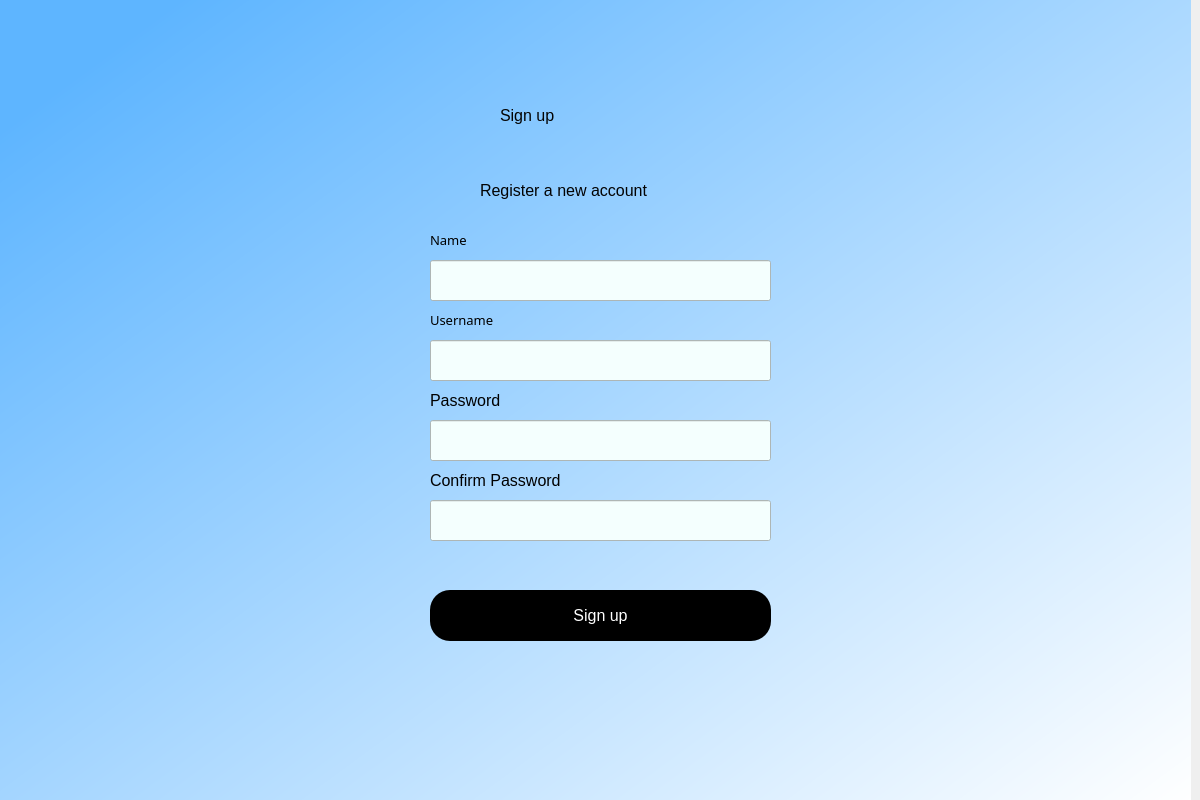
<?xml version="1.0" encoding="UTF-8"?>
<ui version="4.0">
 <class>Dialog</class>
 <widget class="QDialog" name="Dialog">
  <property name="geometry">
   <rect>
    <x>0</x>
    <y>0</y>
    <width>1200</width>
    <height>800</height>
   </rect>
  </property>
  <property name="windowTitle">
   <string>Dialog</string>
  </property>
  <widget class="QWidget" name="bgwidget" native="true">
   <property name="geometry">
    <rect>
     <x>-10</x>
     <y>-30</y>
     <width>1201</width>
     <height>861</height>
    </rect>
   </property>
   <property name="font">
    <font>
     <pointsize>12</pointsize>
    </font>
   </property>
   <property name="styleSheet">
    <string notr="true">QWidget#bgwidget{
background-color:qlineargradient(spread:pad, x1:0.091, y1:0.101636, x2:0.991379, y2:0.977, stop:0 rgba(94, 181, 255, 255), stop:1 rgba(255, 255,255, 255));}</string>
   </property>
   <widget class="QLabel" name="label">
    <property name="geometry">
     <rect>
      <x>510</x>
      <y>110</y>
      <width>251</width>
      <height>71</height>
     </rect>
    </property>
    <property name="styleSheet">
     <string notr="true">font: 36pt &quot;MS Shell Dlg 2&quot;; color:#030303</string>
    </property>
    <property name="text">
     <string>Sign up</string>
    </property>
   </widget>
   <widget class="QLabel" name="label_2">
    <property name="geometry">
     <rect>
      <x>490</x>
      <y>200</y>
      <width>291</width>
      <height>41</height>
     </rect>
    </property>
    <property name="styleSheet">
     <string notr="true">font: 16pt &quot;MS Shell Dlg 2&quot;;color:#030303</string>
    </property>
    <property name="text">
     <string>Register a new account</string>
    </property>
   </widget>
   <widget class="QPushButton" name="signup">
    <property name="geometry">
     <rect>
      <x>440</x>
      <y>620</y>
      <width>341</width>
      <height>51</height>
     </rect>
    </property>
    <property name="styleSheet">
     <string notr="true">border-radius:20px;
border-color: rgba(253, 107, 137, 255);
color: #ffffff;
background-color:#000000;
font: 14pt &quot;MS Shell Dlg 3&quot;;</string>
    </property>
    <property name="text">
     <string>Sign up</string>
    </property>
   </widget>
   <widget class="QLineEdit" name="emailfield">
    <property name="geometry">
     <rect>
      <x>440</x>
      <y>370</y>
      <width>341</width>
      <height>41</height>
     </rect>
    </property>
    <property name="styleSheet">
     <string notr="true">background-color:#f4fffe;
font: 12pt &quot;MS Reference Sans Serif&quot;;
color:#030303;
</string>
    </property>
   </widget>
   <widget class="QLineEdit" name="passwordfield">
    <property name="geometry">
     <rect>
      <x>440</x>
      <y>450</y>
      <width>341</width>
      <height>41</height>
     </rect>
    </property>
    <property name="styleSheet">
     <string notr="true">background-color:#f4fffe;
font: 12pt &quot;MS Reference Sans Serif&quot;;
color:#030303;
</string>
    </property>
   </widget>
   <widget class="QLabel" name="label_3">
    <property name="geometry">
     <rect>
      <x>440</x>
      <y>340</y>
      <width>101</width>
      <height>20</height>
     </rect>
    </property>
    <property name="font">
     <font>
      <family>MS Reference Sans Serif</family>
      <pointsize>10</pointsize>
      <italic>false</italic>
      <bold>false</bold>
     </font>
    </property>
    <property name="styleSheet">
     <string notr="true">font: 10pt &quot;MS Reference Sans Serif&quot;;
</string>
    </property>
    <property name="text">
     <string>Username</string>
    </property>
   </widget>
   <widget class="QLabel" name="label_4">
    <property name="geometry">
     <rect>
      <x>440</x>
      <y>420</y>
      <width>81</width>
      <height>20</height>
     </rect>
    </property>
    <property name="styleSheet">
     <string notr="true">font: 10pt &quot;MS Reference Sans Serif&quot;;
</string>
    </property>
    <property name="text">
     <string>Password</string>
    </property>
   </widget>
   <widget class="QLabel" name="error">
    <property name="geometry">
     <rect>
      <x>440</x>
      <y>590</y>
      <width>341</width>
      <height>20</height>
     </rect>
    </property>
    <property name="styleSheet">
     <string notr="true">font: 12pt &quot;MS Shell Dlg 2&quot;; color:red;</string>
    </property>
    <property name="text">
     <string/>
    </property>
   </widget>
   <widget class="QLabel" name="label_5">
    <property name="geometry">
     <rect>
      <x>440</x>
      <y>500</y>
      <width>171</width>
      <height>20</height>
     </rect>
    </property>
    <property name="styleSheet">
     <string notr="true">font: 10pt &quot;MS Reference Sans Serif&quot;;
</string>
    </property>
    <property name="text">
     <string>Confirm Password</string>
    </property>
   </widget>
   <widget class="QLineEdit" name="confirmpasswordfield">
    <property name="geometry">
     <rect>
      <x>440</x>
      <y>530</y>
      <width>341</width>
      <height>41</height>
     </rect>
    </property>
    <property name="styleSheet">
     <string notr="true">background-color:#f4fffe;
font: 12pt &quot;MS Reference Sans Serif&quot;;
color:#030303;
</string>
    </property>
   </widget>
   <widget class="QLineEdit" name="namefield">
    <property name="geometry">
     <rect>
      <x>440</x>
      <y>290</y>
      <width>341</width>
      <height>41</height>
     </rect>
    </property>
    <property name="font">
     <font>
      <family>MS Reference Sans Serif</family>
      <pointsize>12</pointsize>
      <italic>false</italic>
      <bold>false</bold>
     </font>
    </property>
    <property name="styleSheet">
     <string notr="true">background-color:#f4fffe;
font: 12pt &quot;MS Reference Sans Serif&quot;;
color:#030303;
</string>
    </property>
   </widget>
   <widget class="QLabel" name="label_6">
    <property name="geometry">
     <rect>
      <x>440</x>
      <y>259</y>
      <width>61</width>
      <height>21</height>
     </rect>
    </property>
    <property name="font">
     <font>
      <family>MS Reference Sans Serif</family>
      <pointsize>10</pointsize>
      <italic>false</italic>
      <bold>false</bold>
      <strikeout>false</strikeout>
     </font>
    </property>
    <property name="styleSheet">
     <string notr="true">font: 10pt &quot;MS Reference Sans Serif&quot;;
</string>
    </property>
    <property name="frameShape">
     <enum>QFrame::NoFrame</enum>
    </property>
    <property name="frameShadow">
     <enum>QFrame::Plain</enum>
    </property>
    <property name="text">
     <string>Name</string>
    </property>
    <property name="textFormat">
     <enum>Qt::AutoText</enum>
    </property>
    <property name="scaledContents">
     <bool>false</bool>
    </property>
    <property name="wordWrap">
     <bool>false</bool>
    </property>
    <property name="textInteractionFlags">
     <set>Qt::NoTextInteraction</set>
    </property>
   </widget>
  </widget>
 </widget>
 <resources/>
 <connections/>
</ui>
